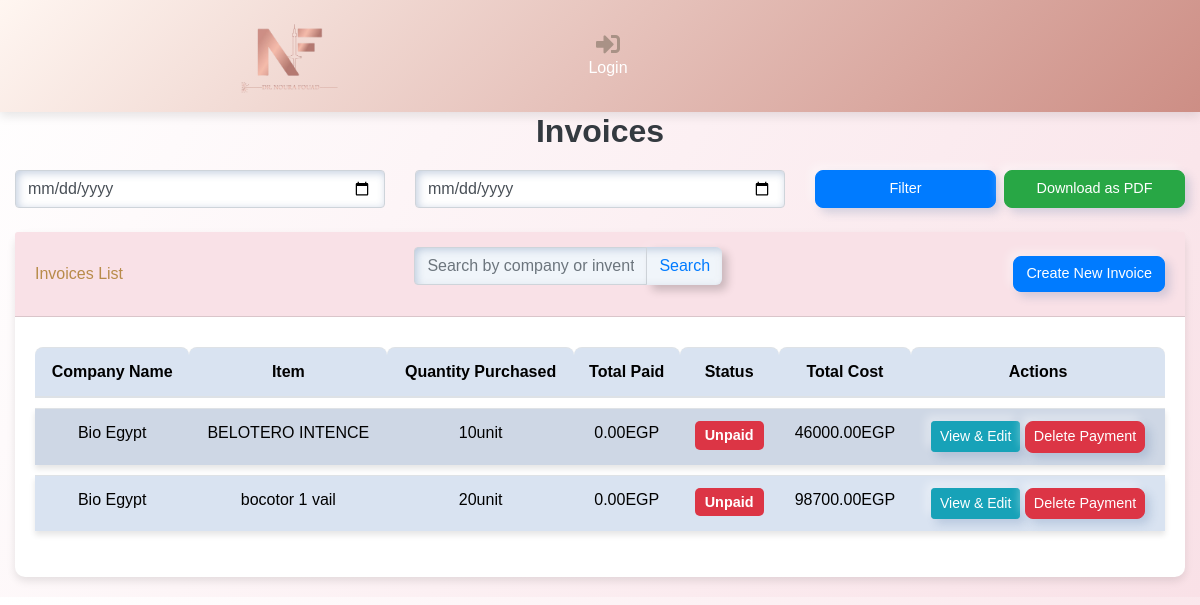
Screenshot of /invoices/ with the database file from the repository.
### webapp/models.py (models this page shows, shortened)
class Invoice(models.Model):
    PAYMENT_METHODS = [
        ('Cash', 'Cash Payment'),
        ('Installments', 'Installment Payment'),
    ]
    company = models.ForeignKey(Companies, on_delete=models.CASCADE, related_name='invoices')
    item = models.ForeignKey(Inventory, on_delete=models.CASCADE, related_name='invoices')
    quantity_purchased = models.IntegerField()
    quantity_used = models.IntegerField(default=0)
    created_at = models.DateField(auto_now_add=True)
    total_cost = models.DecimalField(max_digits=10, decimal_places=2)
    payment_method = models.CharField(max_length=15, choices=PAYMENT_METHODS, default='Cash')
    is_fully_paid = models.BooleanField(default=False)
    total_paid = models.DecimalField(max_digits=10, decimal_places=2, default=0)
    remaining_amount = models.DecimalField(max_digits=10, decimal_places=2, default=0)
    installments_count = models.IntegerField(null=True, blank=True)
    due_dates = models.JSONField(null=True, blank=True)
    payments = models.JSONField(null=True, blank=True)

class Companies(models.Model):
    company_name = models.CharField(max_length=255)
    company_address = models.CharField(max_length=500)
    company_phone = models.CharField(max_length=20)

class Inventory(models.Model):
    item_name = models.CharField(max_length=300)
    item_quantity = models.IntegerField()  # الكمية الموجودة في المخزن
    item_price = models.DecimalField(max_digits=10, decimal_places=2,default=0)
    item_cost = models.DecimalField(max_digits=10, decimal_places=2)  # تكلفة المنتج
    company_source = models.ForeignKey(Companies, on_delete=models.CASCADE, related_name='inventory_items')
    created_at = models.DateTimeField(auto_now_add=True)

### webapp/views.py (the view, shortened to what this page needs)
# urls.py: path('invoices/', views.invoice_list, name='invoice_list'),
def invoice_list(request):
    start_date = request.GET.get('start_date')
    end_date = request.GET.get('end_date')
    export_pdf = request.GET.get('export_pdf')
    if start_date and end_date:
        invoices = Invoice.objects.filter(created_at__range=[start_date, end_date])
    else:
        invoices = Invoice.objects.all()
    total_paid = invoices.aggregate(total_paid=Sum('total_paid'))['total_paid'] or 0
    total_due = invoices.aggregate(total_due=Sum('remaining_amount'))['total_due'] or 0
    context = {
        'invoices': invoices,
        'total_paid': total_paid,
        'total_due': total_due,
    }
    return render(request, 'web/invoice_list.html', context)

### templates/web/invoice_list.html (shortened to what this page needs)
{% extends "base.html" %}
{% block content %}
<!DOCTYPE html>
<html lang="en">
<head>
    <link rel="stylesheet" href="https://stackpath.bootstrapcdn.com/bootstrap/4.5.2/css/bootstrap.min.css">
</head>
<body>
    <div class="container-fluid">
        <h1 class="h2">Invoices</h1>
        <form method="get" class="mb-4">
            <div class="row">
                <div class="col-md-4">
                    <input type="date" name="start_date" class="form-control" placeholder="Start Date" value="{{ start_date }}">
                </div>
                <div class="col-md-4">
                    <input type="date" name="end_date" class="form-control" placeholder="End Date" value="{{ end_date }}">
                </div>
                <div class="col-md-4 d-flex">
                    <button type="submit" class="btn btn-primary mr-2 w-100">Filter</button>
                    <button type="submit" name="export_pdf" value="true" class="btn btn-success w-100">Download as PDF</button>
                </div>
            </div>
        </form>
        <div class="card">
            <div class="card-header">
                <span>Invoices List</span>
                <form method="GET" class="mb-3">
                    <div class="input-group">
                        <input type="text" name="q" class="form-control" placeholder="Search by company or inventory item" value="{{ request.GET.q }}">
                        <div class="input-group-append">
                            <button class="btn btn-outline-primary" type="submit">Search</button>
                        </div>
                    </div>
                </form>
                <a href="{% url 'create_invoice' %}" class="btn btn-primary">Create New Invoice</a>
            </div>
            <div class="card-body">
                <table class="table table-striped">
                    <thead>
                        <tr>
                            <th>Company Name</th>
                            <th>Item</th>
                            <th>Quantity Purchased</th>
                            <th>Total Paid</th>
                            <th>Status</th>
                            <th>Total Cost</th>
                            <th>Actions</th>
                        </tr>
                    </thead>
                    <tbody>
                        {% for invoice in invoices %}
                        <tr>
                            <td>{{ invoice.company.company_name }}</td>
                            <td>{{ invoice.item.item_name }}</td>
                            <td>{{ invoice.quantity_purchased }}unit</td>
                            <td>{{ invoice.total_paid }}EGP</td>
                            <td>
                                {% if invoice.total_paid >= invoice.total_cost %}
                                <span class="badge badge-success">Paid</span>
                                {% else %}
                                <span class="badge badge-danger">Unpaid</span>
                                {% endif %}
                            </td>
                            <td>{{ invoice.total_cost }}EGP</td>
                            <td>
                                <a href="{% url 'invoice_detail' invoice.id %}" class="btn btn-sm btn-info">View & Edit</a>
                                <form action="{% url 'delete_invoice' invoice.id %}" method="POST" style="display: inline;">
                                    <button type="submit" class="btn btn-sm btn-danger" onclick="return confirm('Are you sure you want to delete this payment?');">
                                        Delete Payment
                                    </button>
                                </form>
                            </td>
                        </tr>
                        {% endfor %}
                    </tbody>
                </table>
            </div>
        </div>
    </div>
</body>
</html>
{% endblock %}

### templates/parts/navbar.html (style rules this page uses)
* { box-sizing: border-box; margin: 0; padding: 0; font-family: 'Arial', sans-serif; }

### templates/web/invoice_list.html (style rules this page uses)
body { background: linear-gradient(120deg, #ffffff, #f9e1e7); font-family: 'Arial', sans-serif; }
.card { margin-bottom: 20px; border: none; border-radius: 10px; box-shadow: 0 4px 8px rgba(0, 0, 0, 0.1); }
.card-header { display: flex; justify-content: space-between; align-items: center; background-color: #f9e1e7; color: #b88b4a; border-radius: 10px 10px 0 0; padding: 15px 20px; }
h1.h2 { color: #343a40; font-weight: bold; margin-bottom: 20px; text-align: center; }
table.table { border-collapse: separate; border-spacing: 0 10px; }
table thead th { background-color: #343a40; color: white; font-size: 1rem; text-align: center; border-top-left-radius: 8px; border-top-right-radius: 8px; padding: 10px; }
table tbody tr { background-color: white; box-shadow: 0 4px 6px rgba(0, 0, 0, 0.1); transition: transform 0.2s ease; }
table tbody td { padding: 15px; text-align: center; color: #343a40; font-weight: 500; vertical-align: middle; }
.btn-primary, .btn-danger, .btn-success { font-size: 0.9em; border-radius: 8px; transition: background-color 0.3s ease; }
.badge { padding: 0.5em 0.7em; font-size: 0.9em; border-radius: 5px; }
.badge-danger { background-color: #dc3545; }

### rows the page displays
Invoice: company.company_name "Bio Egypt", item.item_name "BELOTERO INTENCE", quantity_purchased "10", total_paid "0.00", shows "Unpaid", total_cost "46000.00"
Invoice: company.company_name "Bio Egypt", item.item_name "bocotor 1 vail", quantity_purchased "20", total_paid "0.00", shows "Unpaid", total_cost "98700.00"
